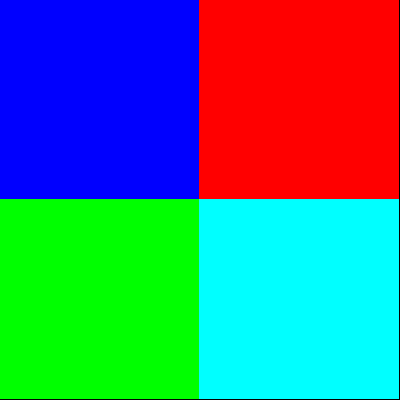
#> input picture InterfacageNumerique/TP/bloc_VI_2026/codes/correction/_data/couleurs_4.png, 400 x 400 px
$ python 30_colorspace.py
#> lines starting #> are read from the running program, lines starting #| are printed output that depends on the picture
"""30_colorspace.py
Image opening with OpenCV
.. moduleauthor:: Julien VILLEMEJANE <julien.villemejane@institutoptique.fr>

"""

import cv2
import numpy as np
from matplotlib import pyplot as plt


image_rgb = cv2.imread('./_data/couleurs_4.png', cv2.IMREAD_UNCHANGED)
#> image_rgb is the input picture: shape (400, 400, 3); mean B, G, R 126.9, 127.2, 63.4
image_rgb = cv2.cvtColor(image_rgb, cv2.COLOR_BGR2RGB)

image_gray = cv2.imread('./_data/couleurs_4.png', cv2.IMREAD_GRAYSCALE)
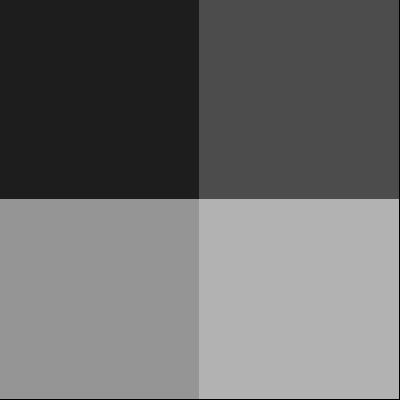
#> image_gray: shape (400, 400); min 0, max 178, mean 107.6

image_mean = image_rgb.astype(np.float64).mean(axis=2).astype(np.uint8)
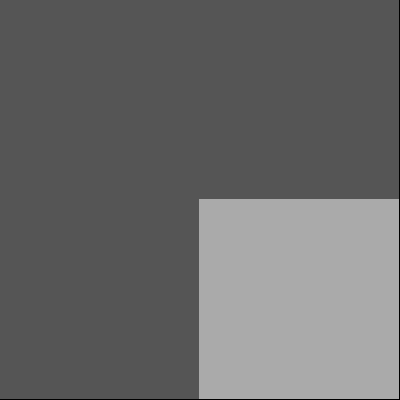
#> image_mean: shape (400, 400); min 0, max 170, mean 105.8

print(f'M={image_mean.dtype} / G={image_gray.dtype} / R={image_rgb.dtype} / ShM={image_mean.shape} / MAX={np.max(image_rgb)}')
#| M=uint8 / G=uint8 / R=uint8 / ShM=(400, 400) / MAX=255

plt.figure()
plt.imshow(image_rgb)
plt.figure()
plt.imshow(image_mean, cmap='gray')
plt.figure()
plt.imshow(image_gray, cmap='gray')
plt.show()

$ run again, with InterfacageNumerique/TP/bloc_VI_2026/codes/correction/_data/formes_blanc_30ms.png copied over InterfacageNumerique/TP/bloc_VI_2026/codes/correction/_data/couleurs_4.png
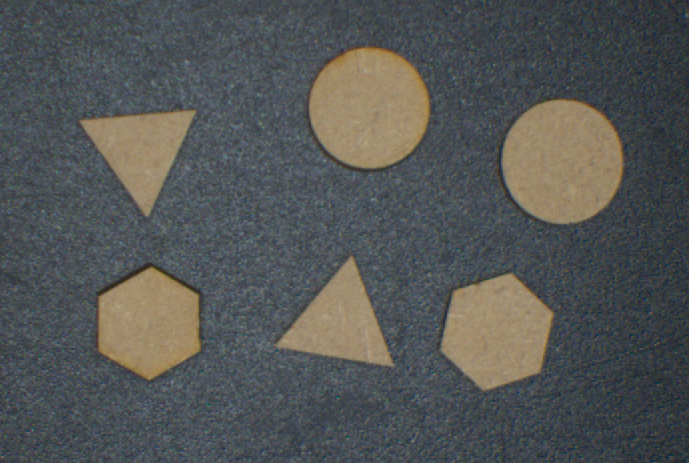
#> input picture InterfacageNumerique/TP/bloc_VI_2026/codes/correction/_data/formes_blanc_30ms.png, 689 x 463 px
#> image_rgb is the input picture: shape (463, 689, 4); mean B, G, R, A 85.6, 86.3, 84.1, 255
#> image_rgb: shape (463, 689, 3)
#> `image_gray = cv2.imread('./_data/couleurs_4.png', cv2.IMREAD_GRAYSCALE)`:
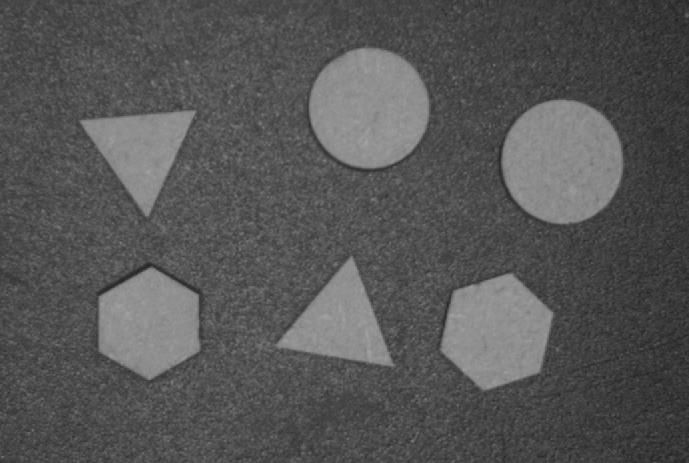
#> image_gray: shape (463, 689); min 34, max 164, mean 85.9
#| M=uint8 / G=uint8 / R=uint8 / ShM=(463, 689) / MAX=179
